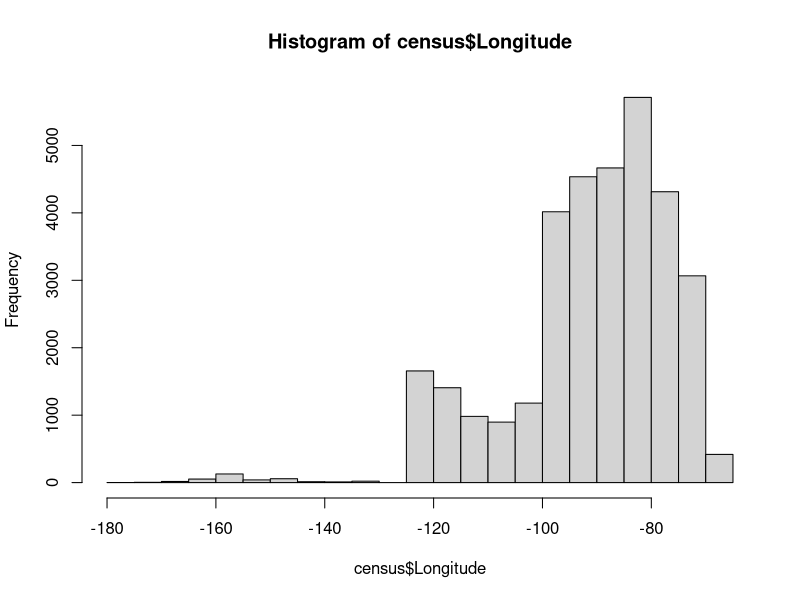

R code for this plot:
## ---- chunk 1
knitr::opts_chunk$set(echo = TRUE)
## ---- chunk 2
census <- read.table('census2000.txt', sep = '\t', header = TRUE)
hist(census$Longitude)

